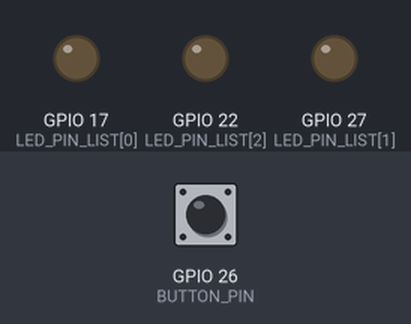
Bench run of a program on a simulated Raspberry Pi (BCM pin numbers). Parts: output pins drawn as LEDs (lit = HIGH). Inputs (shaded band) come from the test bench; at power-on: GPIO 26 (BUTTON_PIN) LOW.

Above: at 1.2 s.
1.3 s: GPIO 26 (BUTTON_PIN) pulled HIGH for 0.15 s
At 1.7 s:
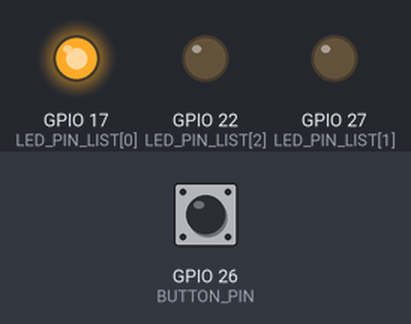
2.9 s: GPIO 26 (BUTTON_PIN) pulled HIGH for 1 s
At 4.2 s:
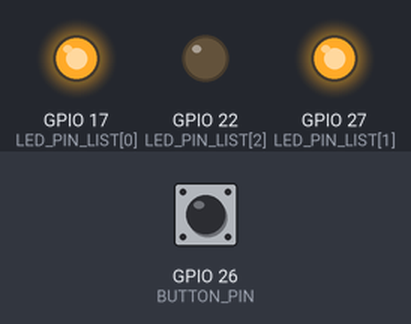
5.4 s: GPIO 26 (BUTTON_PIN) pulled HIGH for 0.15 s
At 6.2 s:
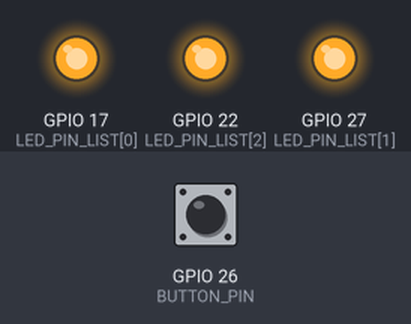
7.0 s: GPIO 26 (BUTTON_PIN) pulled HIGH for 3.2 s
At 7.4 s:
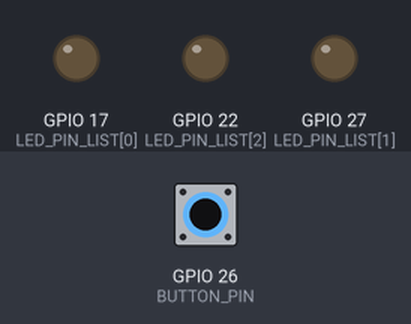
Timing chart, 0 to 10.0 s (numbered marks = the images above; inputs shaded):
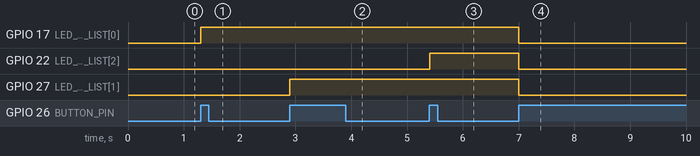

The program:

alt-led.py
```python
import RPi.GPIO as GPIO
import time

LED_PIN_LIST = [17, 27, 22]
BUTTON_PIN = 26

def power_on_led(pin_num):
    GPIO.output(pin_num, GPIO.HIGH)

GPIO.setmode(GPIO.BCM)

for PIN in LED_PIN_LIST:
    GPIO.setup(PIN, GPIO.OUT)

GPIO.setup(BUTTON_PIN, GPIO.IN)

for PIN in LED_PIN_LIST:
    GPIO.output(PIN, GPIO.LOW)

previous_button_state = GPIO.input(BUTTON_PIN);
counter = 0
while True:
    time.sleep(.01)
    button_state = GPIO.input(BUTTON_PIN)
    if previous_button_state != button_state:
        previous_button_state = button_state
        if button_state == GPIO.HIGH:
            if counter == 0:
                power_on_led(LED_PIN_LIST[counter])
                counter+=1
            elif counter == 1:
                power_on_led(LED_PIN_LIST[counter])
                previous_button_state = GPIO.input(BUTTON_PIN);
                counter+=1
            elif counter == 2:
                power_on_led(LED_PIN_LIST[counter])
                previous_button_state = GPIO.input(BUTTON_PIN);
                counter += 1
            else:
                for PIN in LED_PIN_LIST:
                    GPIO.output(PIN, GPIO.LOW)
                counter = 0
GPIO.cleanup()
exit()
```

Measured:
- after the input at 1.3 s, GPIO 17 (LED_PIN_LIST[0]): LOW → HIGH at once
- after the input at 2.9 s, GPIO 27 (LED_PIN_LIST[1]): LOW → HIGH at once
- after the input at 5.4 s, GPIO 22 (LED_PIN_LIST[2]): LOW → HIGH at once
- after the input at 7.0 s, GPIO 17 (LED_PIN_LIST[0]), GPIO 22 (LED_PIN_LIST[2]), GPIO 27 (LED_PIN_LIST[1]): HIGH → LOW at once
